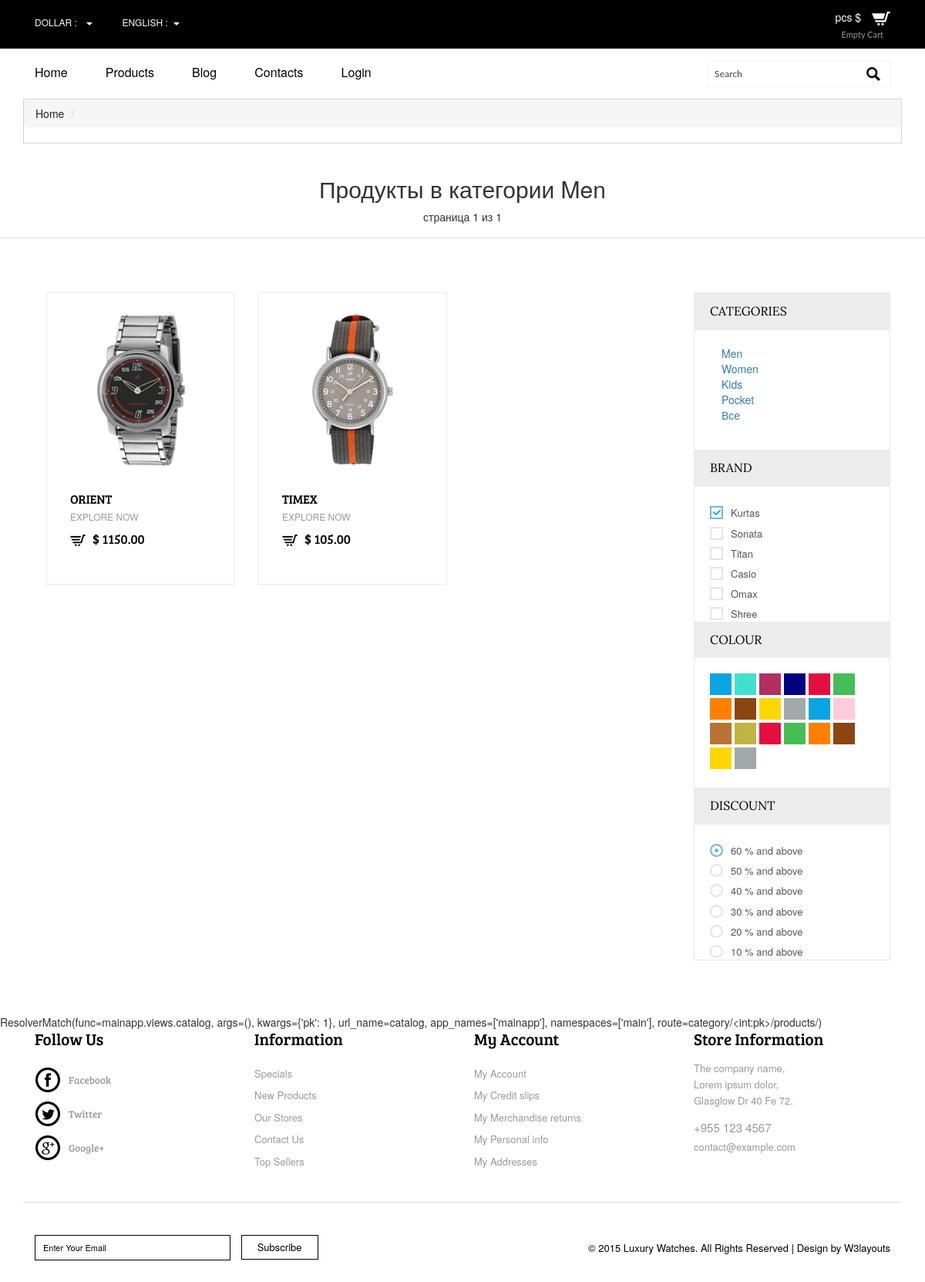
/category/1/products/, run on the app's committed database.
### mainapp/models.py (models this page shows, shortened)
class ProductCategory(models.Model):
    name = models.CharField(verbose_name='имя категории', max_length=128)
    description = models.TextField(verbose_name='описание категории', blank=True)
    is_active = models.BooleanField(default=True)

class Product(models.Model):
    category = models.ForeignKey(ProductCategory,
                                 on_delete=models.CASCADE,
                                 verbose_name='категория продукта')
    name = models.CharField('имя продукта', max_length=128)
    brand = models.CharField('brand', max_length=128, default='None')
    image = models.ImageField(upload_to='products_images', blank=True)
    short_desc = models.CharField('краткое описание продукта', max_length=64, blank=True)
    description = models.TextField('описание продукта', blank=True)
    price = models.DecimalField('цена продукта', max_digits=8, decimal_places=2, default=0)
    quantity = models.PositiveIntegerField('количество на складе', default=0)
    class Meta:
        verbose_name = 'продукт'
        verbose_name_plural = 'продукты'

### mainapp/views.py (the view)
# urls.py: path('category/<int:pk>/products/', mainapp.catalog, name='catalog'),
def catalog(request, pk, page=1):       #генерит меню каталога -> ссылки на категории
    if pk == 0:
        category = {'pk': 0, 'name': 'все'}
        products = Product.objects.all()
    else:
        category = get_object_or_404(ProductCategory, pk=pk)
        products = Product.objects.filter(category=category)
    products_paginator = Paginator(products, 3)
    try:
        products = products_paginator.page(page)
    except PageNotAnInteger:
        products = products_paginator.page(1)
    except EmptyPage:
        products = products_paginator.page(products_paginator.num_pages)
    context = {
        'page_title': 'Luxury watches | Products',
        'category': category,
        'products': products,
    }
    return render(request, 'mainapp/catalog.html', context)

### mainapp/context_processors.py (called while the page is built)
def categories(request):     #show product categories menu
    categories = ProductCategory.objects.all()
    return {
        'categories': categories,
    }

### mainapp/templatetags/my_tags.py (called while the page is built)
def media_folder_products(string):
    if not string:
        string = 'products_images/default.jpeg'
    return f'{settings.MEDIA_URL}{string}'

### mainapp/templates/mainapp/catalog.html (shortened to what this page needs)
{% extends 'mainapp/base.html' %}
{% load static %}
{% load my_tags %}
{% block container %}
	{% include 'mainapp/includes/inc__breadcrumbs.html' %}
{% block title %}
    <div class="logo clearfix">
        <h2>Продукты в категории {{ category.name|capfirst }}</h2>
        <div class="paginator">
                    <span class="current">страница {{ products.number }} из {{ products.paginator.num_pages }}</span>
        </div>
    </div>
{% endblock %}
    <div class="prdt">
		<div class="container">
			<div class="prdt-top">
				<div class="col-md-9 prdt-left">
					<div class="product-one">
                        {% for product in products %}
                            <div class="col-md-4 product-left p-left">
                                <div class="product-main simpleCart_shelfItem">
                                    <a href="{% url 'main:product_page' product.pk %}" class="mask"><img class="img-responsive zoom-img" src="{{ product.image|media_folder_products }}" alt="" /></a>
                                    <div class="product-bottom">
                                        <h3>{{ product.name }}</h3>
                                        <p>{{ product.short_desc }}</p>
                                        <h4><a class="item_add" href="{% url 'basketapp:add' product.pk %}"><i></i></a> <span class="item_price">$ {{ product.price }}</span></h4>
                                    </div>
                                </div>
                            </div>
                        {% endfor %}
					</div>
				</div>
				<div class="col-md-3 prdt-right">
					<div class="w_sidebar">
						<section  class="sky-form">
							<h4>Categories</h4>
							<div class="row1 scroll-pane">
								<div class="col col-4">
                                {% include 'mainapp/includes/inc__catalog_menu.html' %}
								</div>
							</div>
						</section>
						<section  class="sky-form">
							<h4>Brand</h4>
							<div class="row1 row2 scroll-pane">
								<div class="col col-4">
									<label class="checkbox"><input type="checkbox" name="checkbox" checked=""><i></i>kurtas</label>
								</div>
								<div class="col col-4">
                                    <label class="checkbox"><input type="checkbox" name="checkbox"><i></i>Sonata</label>
									<label class="checkbox"><input type="checkbox" name="checkbox"><i></i>Titan</label>
									<label class="checkbox"><input type="checkbox" name="checkbox"><i></i>Casio</label>
									<label class="checkbox"><input type="checkbox" name="checkbox"><i></i>Omax</label>
									<label class="checkbox"><input type="checkbox" name="checkbox" ><i></i>shree</label>
								</div>
							</div>
						</section>
						<section class="sky-form">
							<h4>Colour</h4>
								<ul class="w_nav2">
									<li><a class="color1" href="#"></a></li>
									<li><a class="color2" href="#"></a></li>
									<li><a class="color3" href="#"></a></li>
									<li><a class="color4" href="#"></a></li>
									<li><a class="color5" href="#"></a></li>
									<li><a class="color6" href="#"></a></li>
									<li><a class="color7" href="#"></a></li>
									<li><a class="color8" href="#"></a></li>
									<li><a class="color9" href="#"></a></li>
									<li><a class="color10" href="#"></a></li>
									<li><a class="color12" href="#"></a></li>
									<li><a class="color13" href="#"></a></li>
									<li><a class="color14" href="#"></a></li>
									<li><a class="color15" href="#"></a></li>
									<li><a class="color5" href="#"></a></li>
									<li><a class="color6" href="#"></a></li>
									<li><a class="color7" href="#"></a></li>
									<li><a class="color8" href="#"></a></li>
									<li><a class="color9" href="#"></a></li>
									<li><a class="color10" href="#"></a></li>
								</ul>
						</section>
						<section class="sky-form">
							<h4>discount</h4>
								<div class="row1 row2 scroll-pane">
									<div class="col col-4">
										<label class="radio"><input type="radio" name="radio" checked=""><i></i>60 % and above</label>
										<label class="radio"><input type="radio" name="radio"><i></i>50 % and above</label>
										<label class="radio"><input type="radio" name="radio"><i></i>40 % and above</label>
									</div>
									<div class="col col-4">
										<label class="radio"><input type="radio" name="radio"><i></i>30 % and above</label>
										<label class="radio"><input type="radio" name="radio"><i></i>20 % and above</label>
										<label class="radio"><input type="radio" name="radio"><i></i>10 % and above</label>
									</div>
								</div>
						</section>
					</div>
				</div>
				<div class="clearfix"></div>
			</div>
		</div>
</div>
{% endblock %}

### mainapp/templates/mainapp/includes/inc__catalog_menu.html
<div class="col-md-4">
    <ul>
        {% for cat in categories %}
            <li>
                <a href="{% url 'main:catalog' pk=cat.pk %}">
                    {{ cat.name }}
                </a>
            </li>
        {% endfor %}
        <li>
            <a href="{% url 'main:catalog' pk=0 %}">
                Все
            </a>
        </li>
    </ul>
</div>

### data on the page
ProductCategory: name "Men"
Product: image|media_folder_products (picture), name "ORIENT", short_desc "EXPLORE NOW", price "1150.00"
Product: image|media_folder_products (picture), name "TIMEX", short_desc "EXPLORE NOW", price "105.00"
ProductCategory: name "Women"
ProductCategory: name "Kids"
ProductCategory: name "Pocket"

### other printed values
{{ products.number }} "1"
{{ products.paginator.num_pages }} "1"
{{ request.resolver_match }} "ResolverMatch(func=mainapp.views.catalog, args=(), kwargs={'pk': 1}, url_name=catalog, app_names=['mainapp'], namespaces=['main'], route=category/<int:pk>/products/)"
